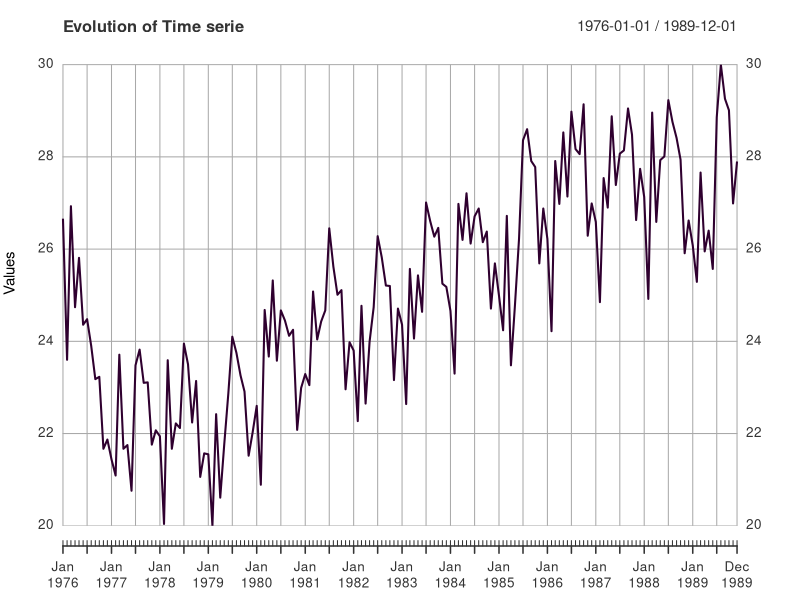
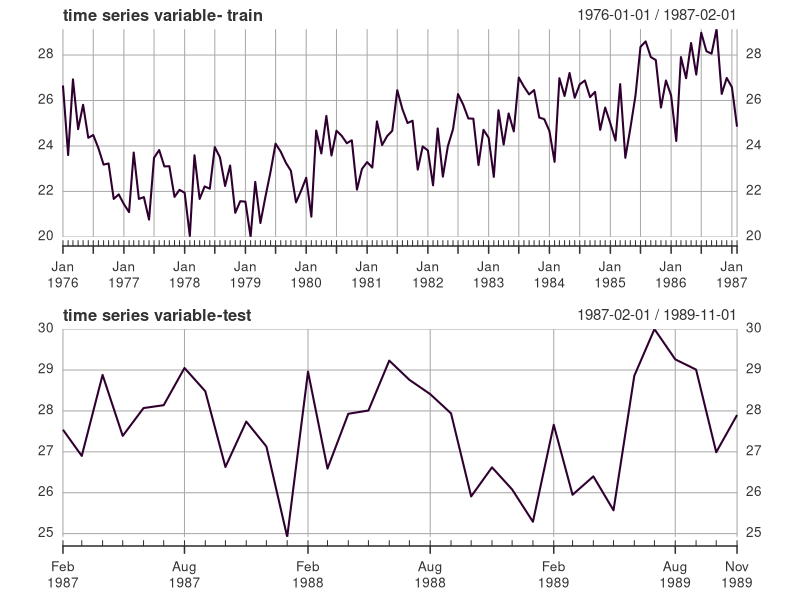
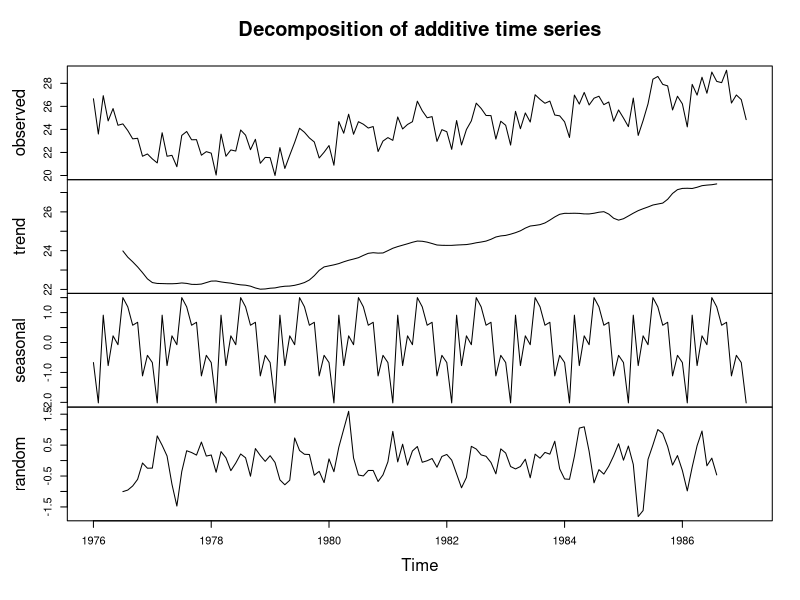
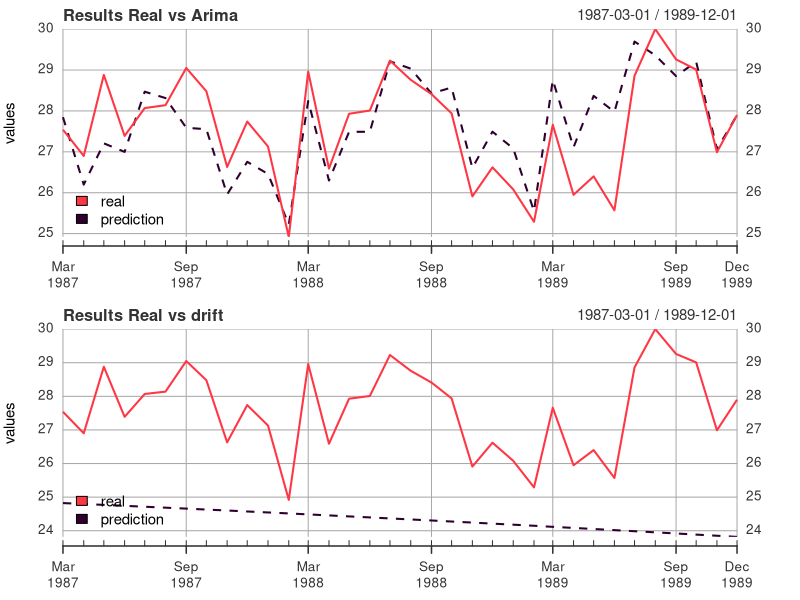
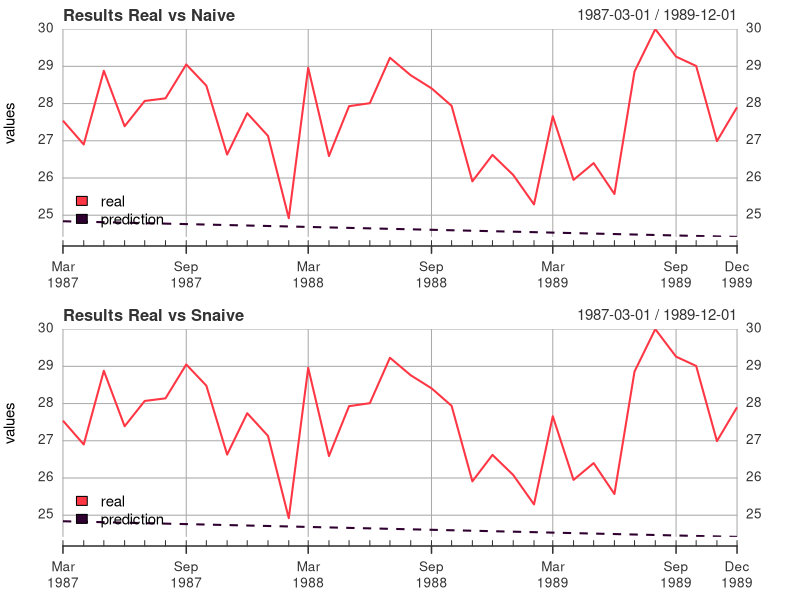
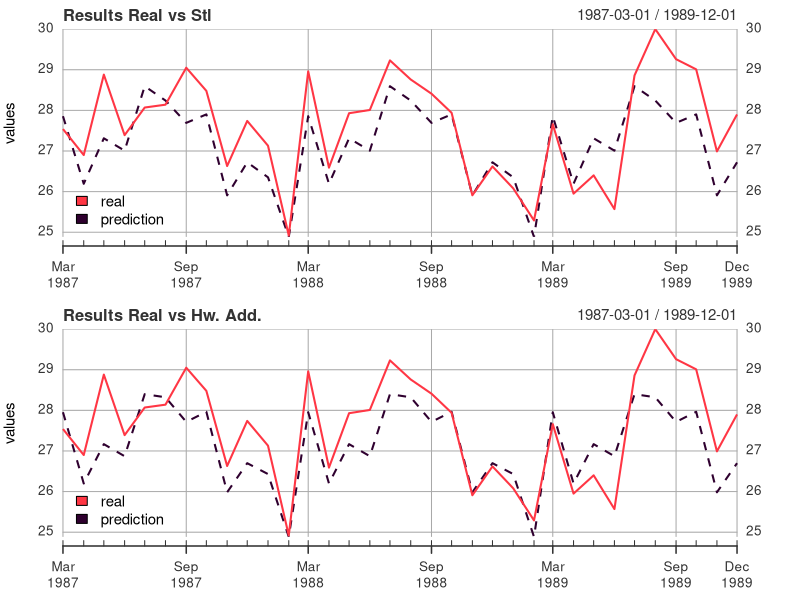
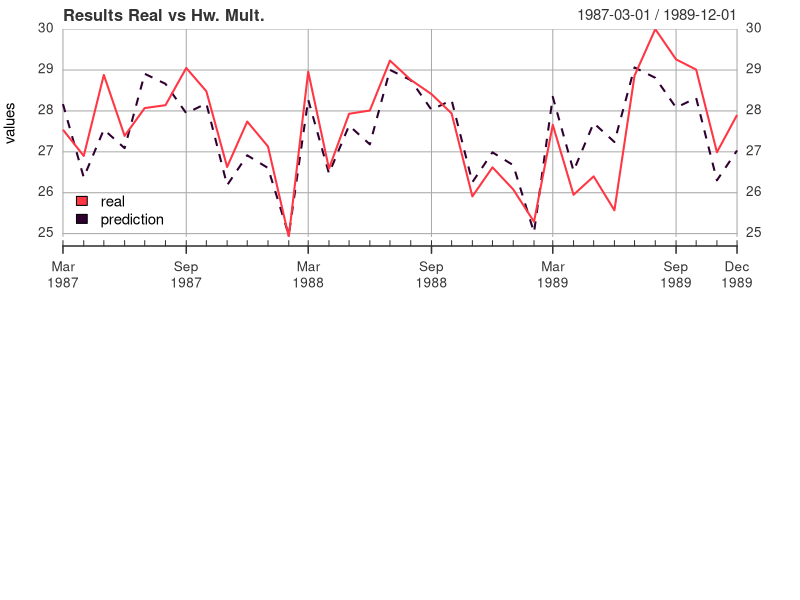

R code for these plots, in order:
## ---- chunk 1
knitr::opts_chunk$set(echo = TRUE)
## ---- chunk 2
library(dplyr)
library(readr)
library(forecast)
library(xts)

# functions
rmse <- function(real,prediction){
  error <- real - prediction
  return( sqrt(mean(error^2)) )
}

plot_df <- function(df, title_text){
  plot(xts( df[,c('real','prediction')], order.by = df$row ) , 
       type = "l", main = title_text, col = c("#ff3644","#2f002f"),
       ylab = 'values', legend.loc = "bottomleft", lty = c("solid","dashed") )
}

create_df_compare <- function(real, prediction){
  df <- data.frame(real= real ,prediction = prediction,
             row =  seq(as.Date('1987-03-01'), length = length(real), by = "month") )
  return(df)
}
## ---- chunk 3
variable <- round(read.delim('serie.dat',header=FALSE),2)
cat('The file has: ', nrow(variable), 'observations.\n')

summary(variable)
plot(xts(x= variable$V1, 
         order.by = seq(as.Date('1976-01-01'), length = length(variable$V1), by = "month")), 
     type="l", col="#2f002f", lwd=2, main = 'Evolution of Time serie', ylab = 'Values')
## ---- chunk 4
train_df <- variable[1:round(length(variable$V1)*0.8,0), ]  
test_df <- variable[(round(length(variable$V1)*0.8,0)+1): nrow(variable), ] 

par(mfrow=c(2,1), mar=c(3,4,3,1))
plot(xts(x= train_df, order.by = seq(as.Date('1976-01-01'), length = length(train_df), by = "month") ) ,
     type="l", col="#2f002f", main ='time series variable- train')
plot(xts(x= test_df, order.by = seq(as.Date('1987-02-01'), length = length(test_df), by = "month")),
     type="l", col="#2f002f", main ='time series variable-test')

## ---- chunk 5
descomp <- decompose(ts(train_df,frequency = 12,start = 1976))
plot(descomp)
## ---- chunk 6
arima_model <- auto.arima(ts(train_df,frequency = 12,start = 1976), lambda='auto')
print(arima_model)
## ---- chunk 7
drift_model <- rwf(ts(train_df,frequency = 12,start = 1976), drift = TRUE, level = c(80, 95), fan = FALSE,
    lambda = "auto", biasadj = TRUE, bootstrap = FALSE, npaths = 5000,
    x = train_df, h = length(test_df))

summary(drift_model)
## ---- chunk 8
naive_model <- naive(ts(train_df,frequency = 12,start = 1976), level = c(80, 95), fan = FALSE, lambda = "auto",
                     biasadj = TRUE, bootstrap = FALSE, npaths = 5000, x = train_df, h = length(test_df) )
summary(naive_model)
## ---- chunk 9
snaive_model <- snaive(ts(train_df,frequency = 12,start = 1976), level = c(80, 95), fan = FALSE,
       lambda = 'auto', biasadj = TRUE, bootstrap = FALSE, npaths = 5000,
       x = train_df, h = length(test_df) )
summary(snaive_model)
## ---- chunk 10
stl_model <- stl(ts(train_df,frequency = 12,start = 1976), s.window = 12, t.window = 12, t.jump = 1)
summary(stl_model)
## ---- chunk 11
hw_additive <- hw(ts(train_df,frequency = 12,start = 1976) ,
                  seasonal="additive", m= 12, lambda="auto", damped= TRUE, h=length(test_df))
cat('additive model summary\n')
summary(hw_additive)

hw_multiplicative <- hw(ts(train_df,frequency = 12,start = 1976),
                        seasonal="multiplicative", m= 12, lambda=NULL, damped= TRUE,h=length(test_df))
cat('multiplicative model summary\n')
summary(hw_multiplicative)
## ---- chunk 12
pred_arima <- forecast(arima_model, h = length(test_df))
pred_drift <- drift_model
pred_naive <- naive_model
pred_snaive <- snaive_model 
pred_stl <- forecast(stl_model,h= length(test_df))
pred_hw_add <- hw_additive
pred_hw_mult <- hw_multiplicative
## ---- chunk 13
arima_compare = create_df_compare(test_df, c(pred_arima$mean))
drift_compare = create_df_compare(test_df, c(pred_drift$mean))
naive_compare = create_df_compare(test_df, c(pred_naive$mean))
snaive_compare = create_df_compare(test_df, c(pred_snaive$mean))
stl_compare = create_df_compare(test_df, c(pred_stl$mean))
hw_add_compare = create_df_compare(test_df, c(pred_hw_add$mean))
hw_mult_compare = create_df_compare(test_df, c(pred_hw_mult$mean))

plot_df(arima_compare, "Results Real vs Arima" )
plot_df(drift_compare, "Results Real vs drift" )
plot_df(naive_compare, "Results Real vs Naive" )
plot_df(snaive_compare, "Results Real vs Snaive" )
plot_df(stl_compare, "Results Real vs Stl" )
plot_df(hw_add_compare, "Results Real vs Hw. Add." )
plot_df(hw_mult_compare, "Results Real vs Hw. Mult." )

## ---- chunk 14
rmse_arima <- rmse( c(pred_arima$mean),test_df )
rmse_drift <- rmse(  c(pred_drift$mean), test_df )
rmse_naive <- rmse(  c(pred_naive$mean), test_df )
rmse_snaive <- rmse(  c(pred_snaive$mean), test_df )
rmse_stl <- rmse(  c(pred_stl$mean), test_df )
rmse_hw_add <- rmse(  c(pred_hw_add$mean), test_df )
rmse_hw_mult <- rmse(  c(pred_hw_mult$mean), test_df )

## ---- chunk 15
df_rmse <- data.frame(method= c('arima', 'drift', 'naive', 'snaive', 'stl', 'hw_additive', 'hw_multiplicative'),
              rmse_values = c(rmse_arima, rmse_drift, rmse_naive, rmse_snaive, rmse_stl, rmse_hw_add, rmse_hw_mult) ) %>% 
  arrange((rmse_values))

df_rmse
